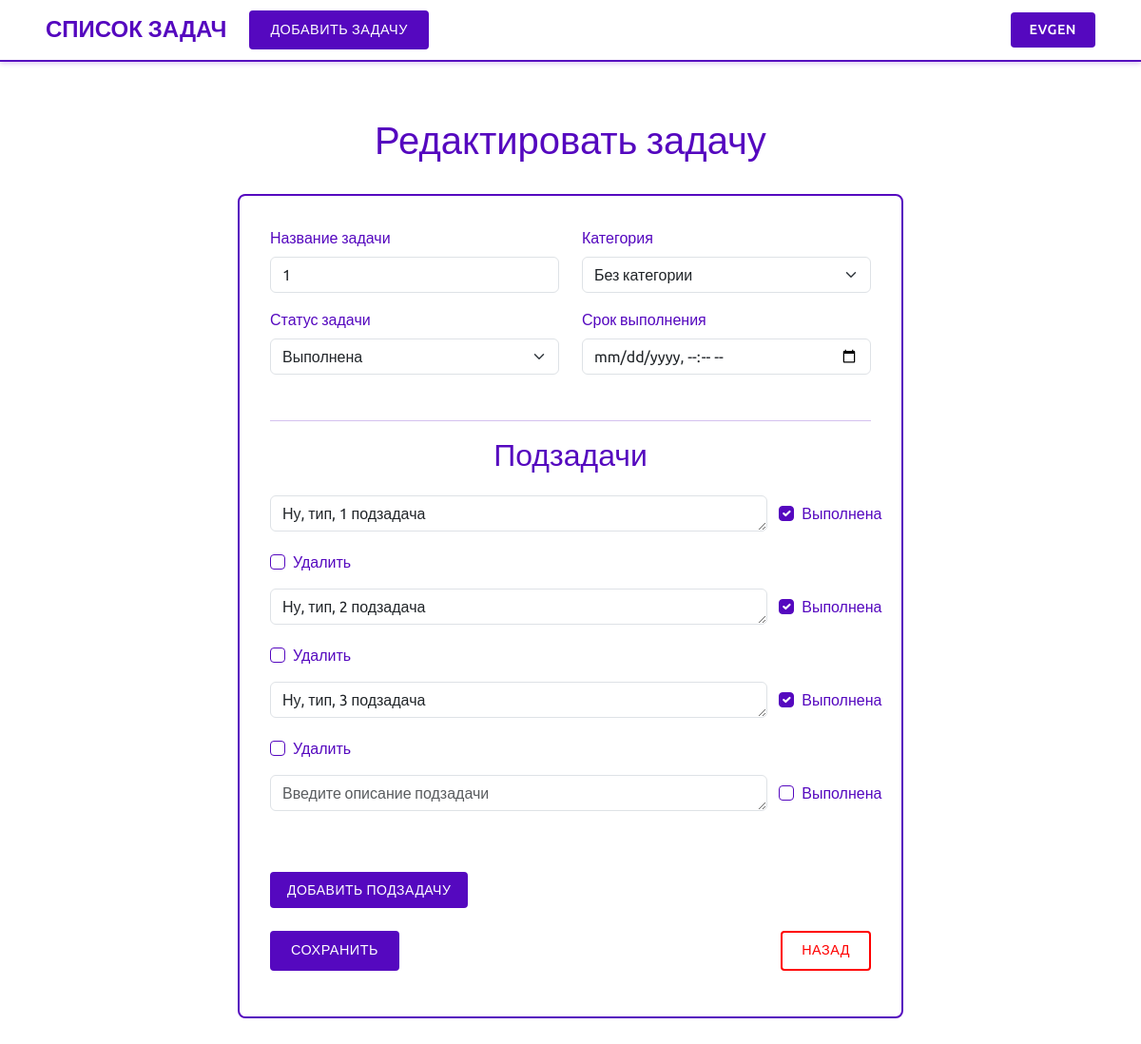
Before: /task/5/edit/ (signed in) with the older database file.
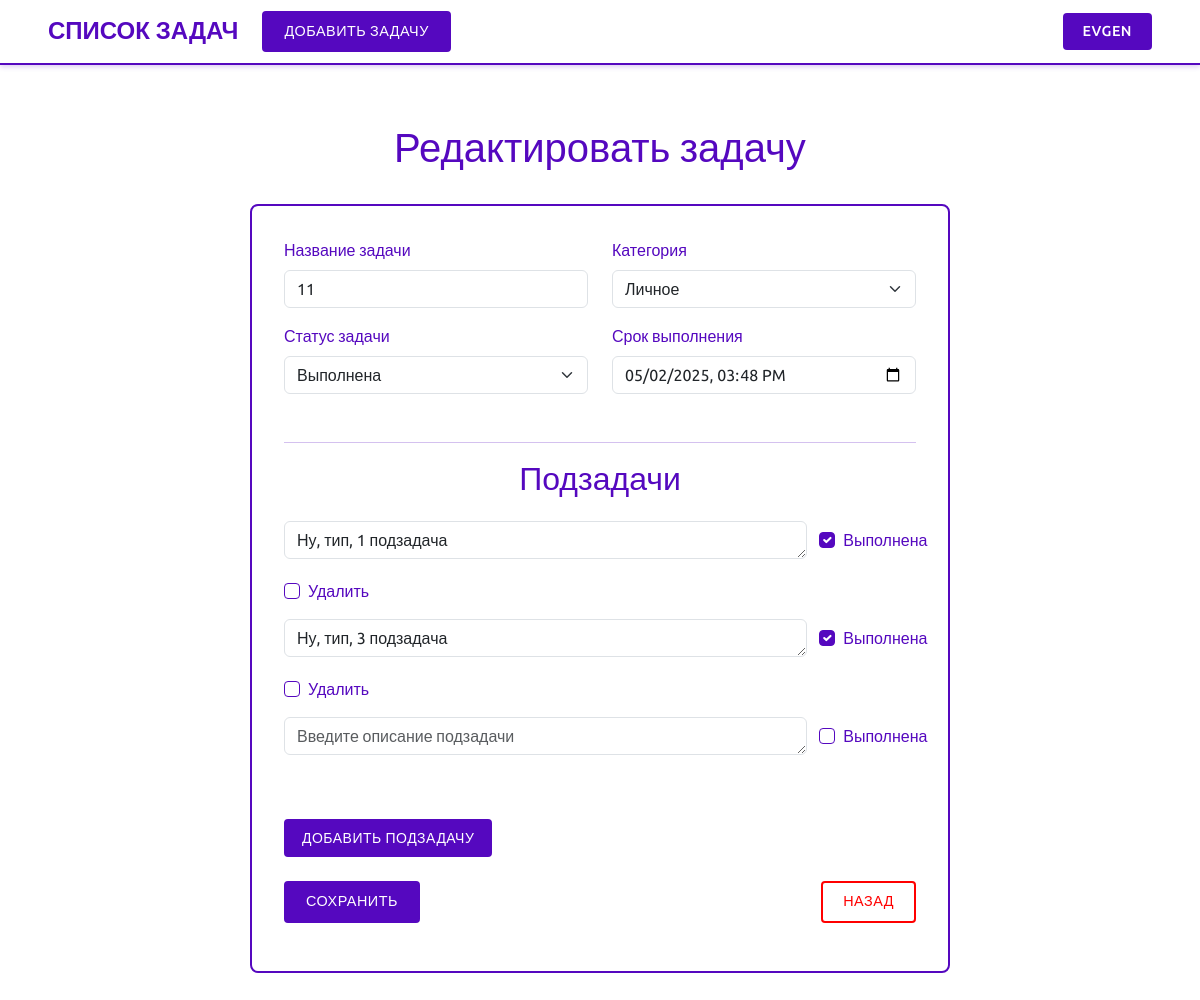
After: the same page with the newer database file.
### task/models.py (models this page shows, shortened)
class Task(models.Model):
    class Status(models.TextChoices):
        NOT_ACTIVE = 'not_active', 'Не активна'
        ACTIVE = 'active', 'Активна'
        COMPLETED = 'completed', 'Выполнена'
    title = models.CharField(max_length=100, verbose_name='Название задачи')
    slug = models.SlugField(max_length=100, unique=True, db_index=True, allow_unicode=True)
    user = models.ForeignKey(User, on_delete=models.CASCADE, verbose_name='Пользователь', related_name='tasks')
    category = models.ForeignKey(Category, on_delete=models.PROTECT, verbose_name='Категория', related_name='tasks')
    status = models.CharField(max_length=10, choices=Status.choices, default=Status.NOT_ACTIVE,
                              verbose_name='Статус задачи')
    create_date = models.DateTimeField(auto_now_add=True, db_index=True, verbose_name='Дата создания')
    due_date = models.DateTimeField(blank=True, null=True, verbose_name='Срок выполнения')
    class Meta:
        ordering = ('create_date',)
        verbose_name = 'Задача'
        verbose_name_plural = 'Задачи'
        constraints = [
            models.CheckConstraint(
                check=models.Q(due_date__gt=models.F('create_date')),
                name='check_due_date_after_create_date'
            )
        ]

### task/views.py (the view, shortened to what this page needs)
# urls.py: path('task/<int:pk>/edit/', views.TaskUpdateView.as_view(), name='task_edit'),
class TaskUpdateView(LoginRequiredMixin, UserPassesTestMixin, UpdateView):
    model = Task
    form_class = TaskCreateForm
    template_name = 'task/task_edit.html'
    success_url = reverse_lazy('task:home')
    def test_func(self):
        task = self.get_object()
        return self.request.user == task.user
    def get_context_data(self, **kwargs):
        context = super().get_context_data(**kwargs)
        if self.request.POST:
            context['subtask_formset'] = SubTaskCreateFormSet(self.request.POST, instance=self.object)
        else:
            context['subtask_formset'] = SubTaskCreateFormSet(instance=self.object)
        return context

### task/forms.py (shortened to what this page needs)
class TaskCreateForm(forms.ModelForm):
    class Meta:
        model = Task
        fields = ('title', 'category', 'status', 'due_date')
        widgets = {
            'title': forms.TextInput(attrs={'class': 'form-control', 'placeholder': 'Введите название задачи'}),
            'category': forms.Select(attrs={'class': 'form-control'}),
            'status': forms.Select(attrs={'class': 'form-control'}),
            'due_date': forms.DateTimeInput(
                attrs={'class': 'form-control', 'type': 'datetime-local', 'placeholder': 'дд.мм.гггг чч:мм'},
                format='%Y-%m-%dT%H:%M')
        }
    def __init__(self, *args, **kwargs):
        super().__init__(*args, **kwargs)
        self.fields['category'].empty_label = None
        try:
            default_category = Category.objects.get(name='Без категории')
            self.fields['category'].initial = default_category
        except Category.DoesNotExist:
            pass
        self.fields['status'].initial = Task.Status.NOT_ACTIVE

### task/models.py (called while the page is built)
    def __str__(self):
        return self.name

### task/templates/task/task_edit.html (shortened to what this page needs)
{% extends 'base.html' %}
{% load django_bootstrap5 %}
{% load static %}
{% block content %}
    <div class="container mt-4">
        <h1 class="text-center">Редактировать задачу</h1>
        <div class="task-form-container">
            <form method="post" id="task-form">
                <div class="form-section">
                    <div class="row">
                        <div class="col-md-6">
                            {% bootstrap_field form.title %}
                        </div>
                        <div class="col-md-6">
                            {% bootstrap_field form.category %}
                        </div>
                    </div>
                    <div class="row">
                        <div class="col-md-6">
                            {% bootstrap_field form.status %}
                        </div>
                        <div class="col-md-6">
                            {% bootstrap_field form.due_date %}
                        </div>
                    </div>
                </div>
                <hr class="purple-line">
                <div class="form-section" id="subtask-forms-container"
                     data-formset-prefix="{{ subtask_formset.prefix }}">
                    <h2>Подзадачи</h2>
                    {% for subtask_form in subtask_formset %}
                        <div class="subtask-form-row row">
                            <div class="col-md-10">
                                {% bootstrap_field subtask_form.description show_label=False %}
                            </div>
                            <div class="col-md-2 d-flex align-items-center">
                                {% bootstrap_field subtask_form.is_completed %}
                            </div>
                            {% if subtask_form.instance.pk %}
                                <div class="col-md-12 mt-1">
                                    {% bootstrap_field subtask_form.DELETE label="Удалить подзадачу" %}
                                </div>
                            {% endif %}
                        </div>
                    {% endfor %}
                </div>
                <button type="button" class="btn btn-add-subtask mt-3" id="add-subtask-button">
                    Добавить подзадачу
                </button>
                <div class="form-buttons mt-4">
                    <button type="submit" class="btn btn-login">Сохранить</button>
                    <a href="{% url 'task:home' %}" class="btn btn-cancel">Назад</a>
                </div>
            </form>
        </div>
    </div>
{% endblock %}

Changed rows visible on the page:
changed Task "Выполнена": title "1" → "11"; category "Без категории" → "Личное"; due_date (not shown) → "05/02/2025 15:48"
Other visible differences:
form field description: "Ну, тип, 2 подзадача" → "Ну, тип, 3 подзадача"
form field description: "Ну, тип, 3 подзадача" → (not shown)
form field is_completed: "☑" → "☐"
list line gone: "☐ Удалить"
list line gone: " ☐ Выполнена"
